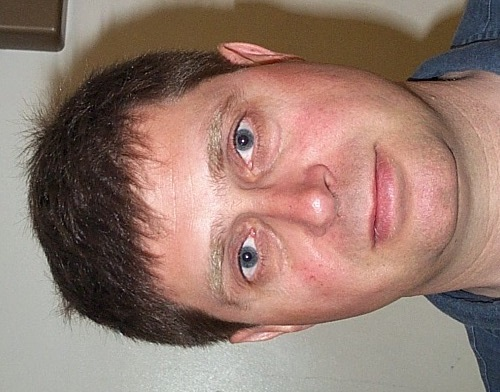
%> input picture img/db1_01.jpg, 500 x 392 px
$ octave --eval "result = verify(imread('../img/db1_01.jpg'));"   (GNU Octave 9; MATLAB toolbox functions it lacks are replaced by stand-ins)
%> lines starting %> are read from the running program, lines starting %| are printed output that depends on the picture; in (x1, y1, x2, y2) boxes, pixels count from 0 and x2, y2 are one past the last pixel; in counts of white or black regions, pixels touching at a corner belong together; the program's own positions count from 1
### src/testImage.m
function id = testImage(img, database, size_of_database)
%> called with size_of_database = 16
  img = rgb2gray(img);
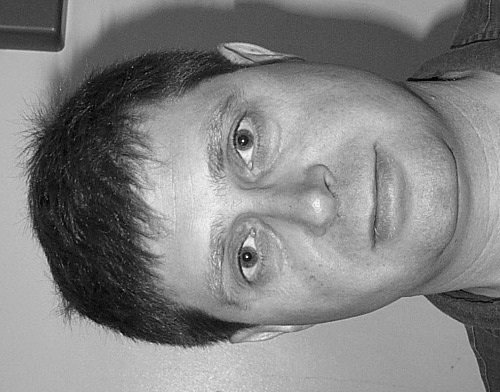
%> img: size 392x500 uint8; min 0, max 251, mean 129.6
  img = imresize(img, [200, 200]);
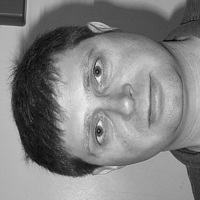
%> img: size 200x200 uint8; min 0, max 242, mean 129.6

  histogram = describe(img, 21);

  hist_comp = zeros(size_of_database, 1);
  small_comp = zeros(size_of_database, 1);

  table = zeros(size_of_database, 256);

  for i = 1 : size_of_database
    for j = 1 : 256
      table(i, j) = abs(database(i, j) - histogram(j));
      hist_comp(i) = hist_comp(i) + table(i, j);
    end
    hist_comp(i) = hist_comp(i) / 256;

  [value index] = min(hist_comp);

  threshold = 0.001140;
  if(value < threshold)
    id = index;
  else
    id = 0;
  end

end

### src/describe.m
%Inspired by the work of Janne Heikkil, Esa Rahtu, and Ville Ojansivu.
%http://www.cse.oulu.fi/CMV/Downloads/LPQMatlab

function descriptor = describe(img, kernel_size)
%> called with kernel_size = 21
  img = double(img);
%> img: size 200x200 double
  radius = (kernel_size - 1) / 2;
  x = -radius : radius;

  w0 = ones(size(x));
  w1 = exp(-2 * pi * x * i / kernel_size);
  w2 = real(w1) - i * imag(w1);

  filter_response = conv2(conv2(img, w0.', 'valid'), w1, 'valid');
  frequency_response = zeros(size(filter_response, 1), size(filter_response, 2), 8);
  frequency_response(:, :, 1) = real(filter_response);
  frequency_response(:, :, 2) = imag(filter_response);

  filter_response = conv2(conv2(img, w1.', 'valid'), w0, 'valid');
  frequency_response(:, :, 3) = real(filter_response);
  frequency_response(:, :, 4) = imag(filter_response);

  filter_response = conv2(conv2(img, w1.', 'valid'), w1, 'valid');
  frequency_response(:, :, 5) = real(filter_response);
  frequency_response(:, :, 6) = imag(filter_response);

  filter_response = conv2(conv2(img, w1.', 'valid'), w2, 'valid');
  frequency_response(:, :, 7) = real(filter_response);
  frequency_response(:, :, 8) = imag(filter_response);

  [rows, columns, number_of_components] = size(frequency_response);
%> rows = 180; columns = 180; number_of_components = 8

  descriptor = zeros(rows, columns);
  for k = 1 : number_of_components
    binary_representation = frequency_response(:, :, k) > 0;
    descriptor = descriptor + binary_representation * (2^(k - 1));
  end
%> this loop made 8 passes
%> pass 1, in describe, `binary_representation = frequency_response(:, :, k) > 0;`:
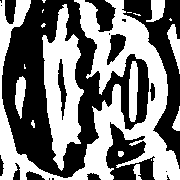
%> binary_representation: size 180x180 logical; 47.5% white; 18 white regions (8 under 20 px), largest, box (x1, y1, x2, y2) and area: (0, 0, 180, 180) 10064, (42, 4, 84, 171) 3702, (129, 61, 138, 122) 468
%> pass 2, in describe, `binary_representation = frequency_response(:, :, k) > 0;`:
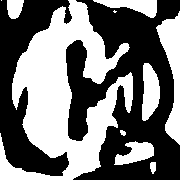
%> binary_representation: size 180x180 logical; 46.1% white; 10 white regions (2 under 20 px), largest, box (x1, y1, x2, y2) and area: (0, 0, 133, 180) 11156, (156, 11, 180, 145) 1509, (142, 63, 160, 121) 763
%> pass 2, in describe, `descriptor = descriptor + binary_representation * (2^(k - 1));`:
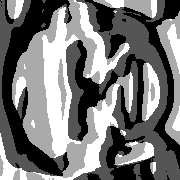
%> descriptor: size 180x180 double; min 0, max 3, mean 1.4; drawn with min black and max white
%> after the loop:
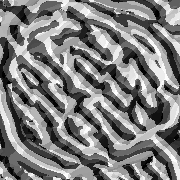
%> descriptor: size 180x180 double; min 0, max 255, mean 127.9

  descriptor = hist(descriptor(:), 0 : 255);
%> descriptor = 256 values, max 475 at index 193, min 10 at index 36, mean 126.6
  descriptor = descriptor / sum(descriptor);
%> descriptor = 256 values, max 0.0147 at index 193, min 0.000309 at index 36, mean 0.00391

end

### src/verify.m
%%%%%%%%%%%%%%%%%%%%%%%%%%
% input: Image to be verified.
%
% id: The identity number (integer) of the identified person,
% i.e. ‘1’, ‘2’,...,‘16’ for the persons belonging to ‘db1’
% and ‘0’ for all other faces.
%%%%%%%%%%%%%%%%%%%%%%%%%%

function id = verify(input)
  database = load('database.mat');
  sizeOfDatabase = size(database.database);
  id = testImage(input, database.database, sizeOfDatabase(1));
%> in testImage, `histogram = describe(img, 21);`: histogram has the same summary as descriptor in describe
%> the loop in testImage, `for i = 1 : size_of_database` made 16 passes
%> (value, index) on passes 1 to 12: (0, 2), (0, 3), (0, 4), (0, 5), (0, 6), (0, 7), (0, 8), (0, 9), (0, 10), (0, 11), (0, 12), (0, 13)
%> after the loop in testImage, `for i = 1 : size_of_database`: hist_comp = [0.00176; 0.00193; 0.00181; 0.00177; 0.00174; 0.00157; 0.00189; 0.0018; 0.00195; 0.00183; 0.0021; 0.00204; 0.00196; 0.00185; 0.00185; 0.00192]; id = 0
%> id = 0
end
